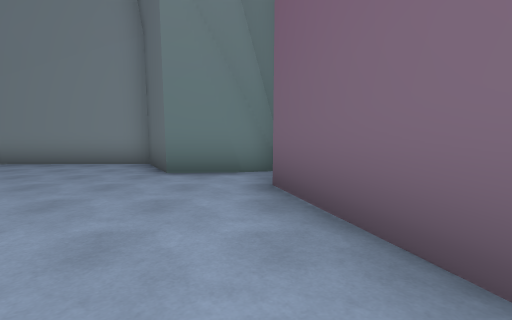
view 1 (above)

23 first-person views from a walk through a 3-D level made in the Unity game engine. The camera is 1.2 m above the floor, tilts 4° down and sees 85° across. The floor is counted in squares, 2 m on a side. Each view is taken from the middle of a square. On the plan, view 1 faces up. The plan holds only what a view shows up to about 9 squares ahead; the rest is blank. The place goes on beyond the plan. The player character is not drawn. Some animated figures are left out.

view 2
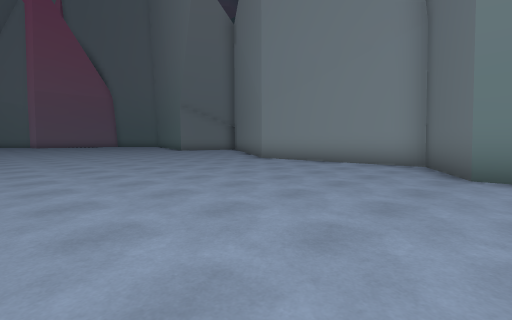

view 3
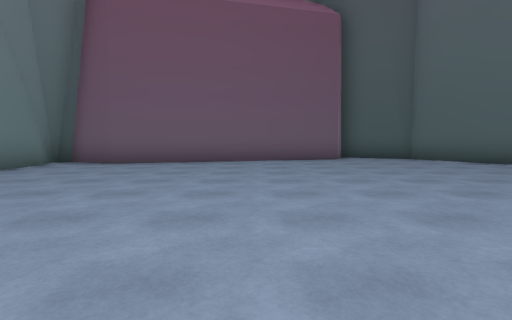

view 4
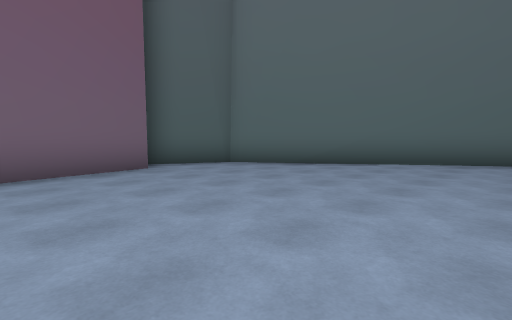

view 5
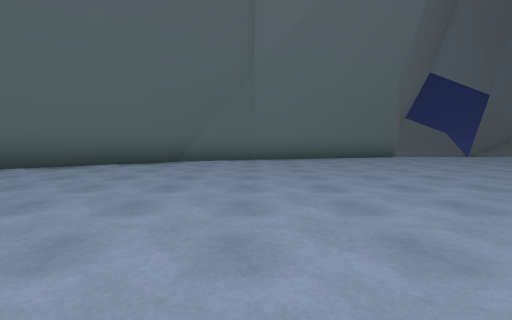

view 6
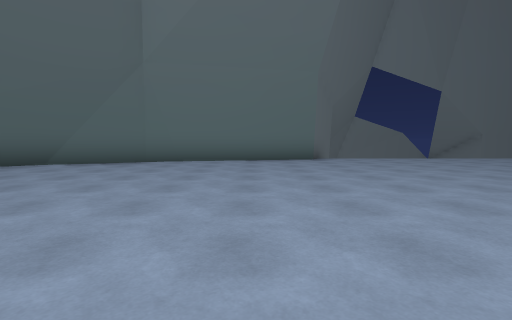

view 7
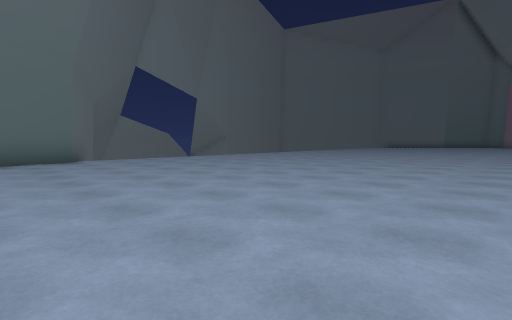

view 8
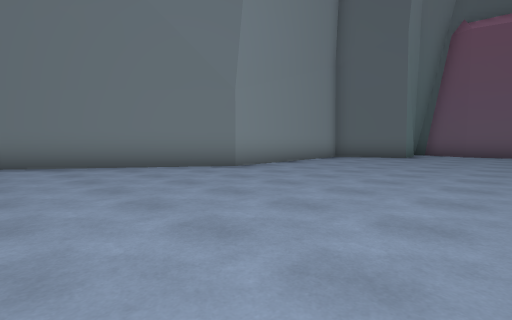

view 9
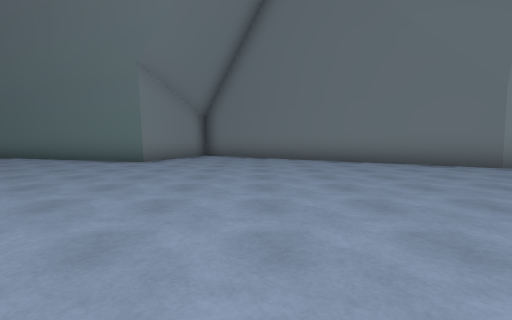

view 10
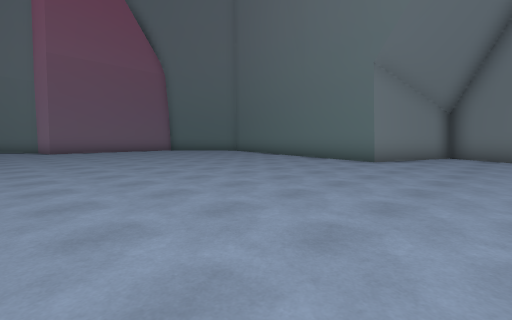

view 11
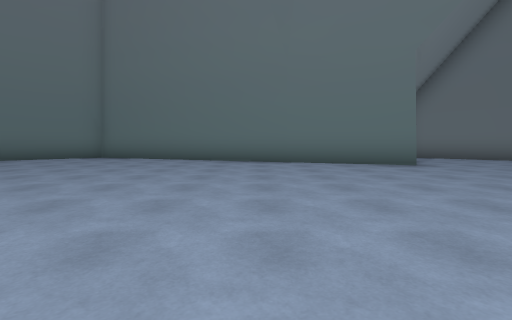

view 12
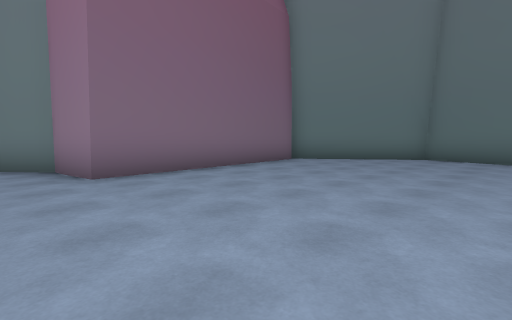

view 13
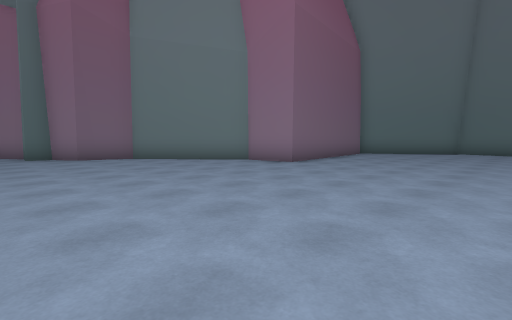

view 14
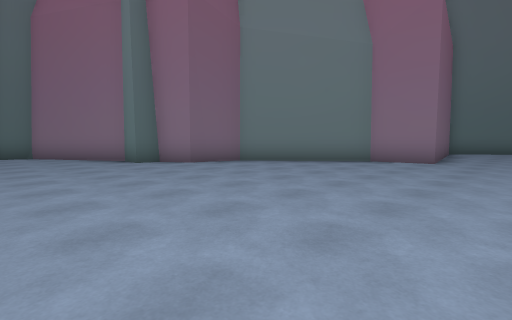

view 15
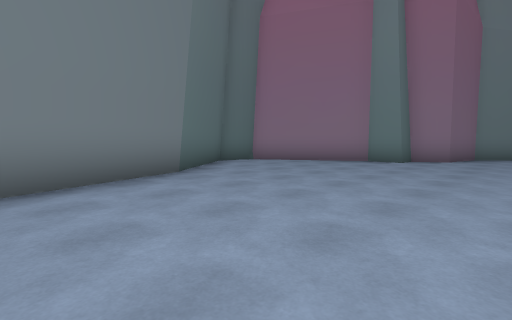

view 16
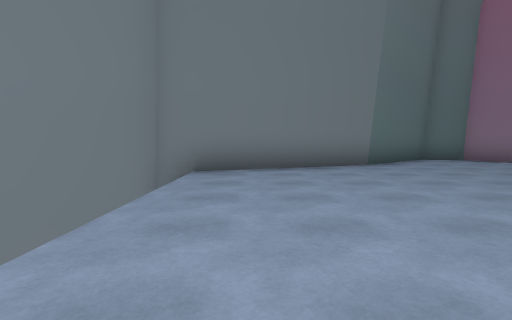

view 17
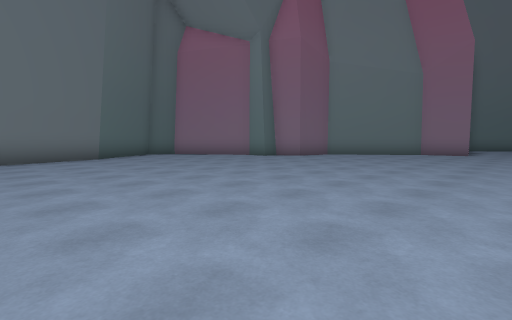

view 18
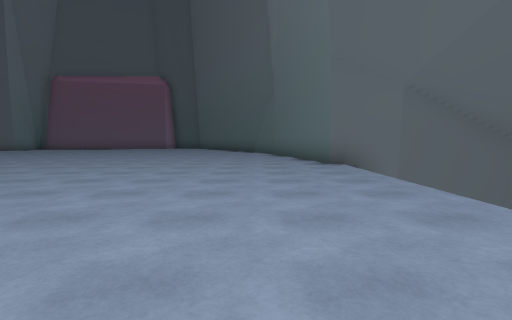

view 19
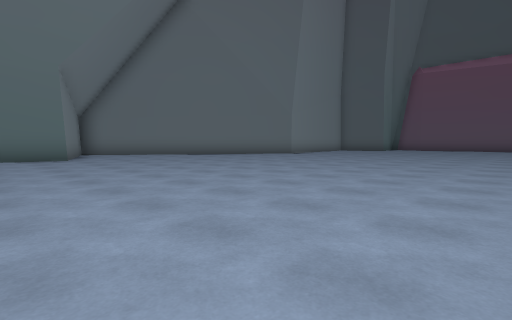

view 20
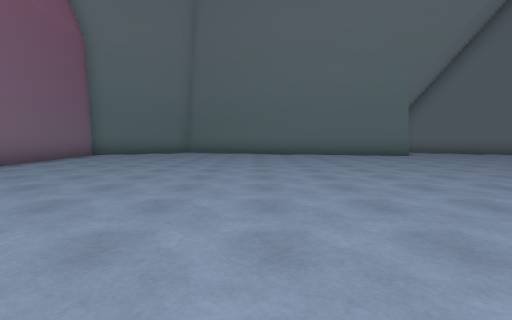

view 21
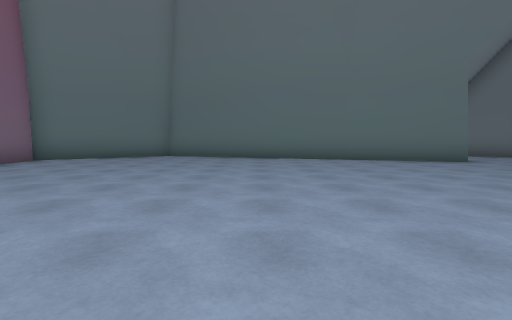

view 22
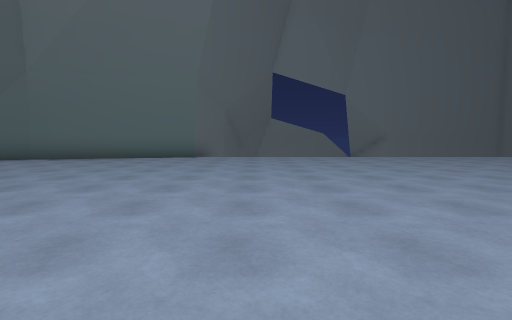

view 23
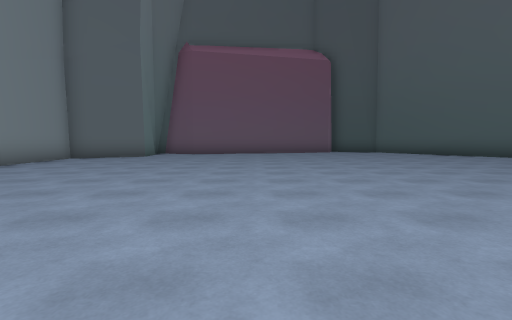

### Floor plan
Points are (right, up) in squares from view 1. A wall is a line through its corners. A room is listed if a view was taken in it or the views show most of it. See-through windows are left out.
Room 1 (views 1, 2, 3, 4, 5, 6, 7, 8, 9, 10, 11, 12, 13, 14, 15, 16, 17, 18, 19, 20, 21, 22, 23)
walls: (-12.4, 10.2) (-14.9, 12); (-11.7, -12.3) (-10.8, -10.9) (-5.9, -9.8); (-15.1, 11.7) (-16.1, 8.7) (-25.5, 11.7) (-28.6, 9.5) (-27.8, 3.2) (-29.4, 3) (-32.3, 0.6) (-32.7, -0.9) (-33.5, -1.4) (-33.5, -2) (-34.4, -2) (-37.4, -3.7) (-37.7, -4.8) (-35.8, -7.3) (-34.1, -11.8) (-33.1, -12.6); (-6, -9.8) (-3.8, -8.8); (-4.5, -9.2) (2, -4.9) (2.1, -4.6); (-0.2, 5.3) (-1.6, 5.1) (-2.7, 7.2) (-7.6, 7) (-12.1, 10); (1.9, -2.6) (0.2, 3.7) (0.8, 5.2); (2, -5) (2.9, -2.9)
ways out: gap at (-33, -12)

Positions as (right, up) in squares from view 1, and headings:
1: (0, 0), facing up
2: (-1, 0), facing up-left
3: (-7, 0), facing right
4: (-4, 0), facing down-right
5: (-6, -1), facing down
6: (-9, -2), facing down
7: (-9, -2), facing down-left
8: (-12, 2), facing up-right
9: (-13, 1), facing up
10: (-13, 1), facing up-left
11: (-20, 2), facing up
12: (-23, 2), facing up-left
13: (-23, -3), facing up-left
14: (-26, -5), facing up-left
15: (-31, -10), facing up-left
16: (-29, -10), facing left
17: (-26, -10), facing up-left
18: (-18, -9), facing right
19: (-18, -1), facing up-right
20: (-22, -2), facing up
21: (-22, 1), facing up
22: (-13, -1), facing down
23: (-12, 1), facing right
